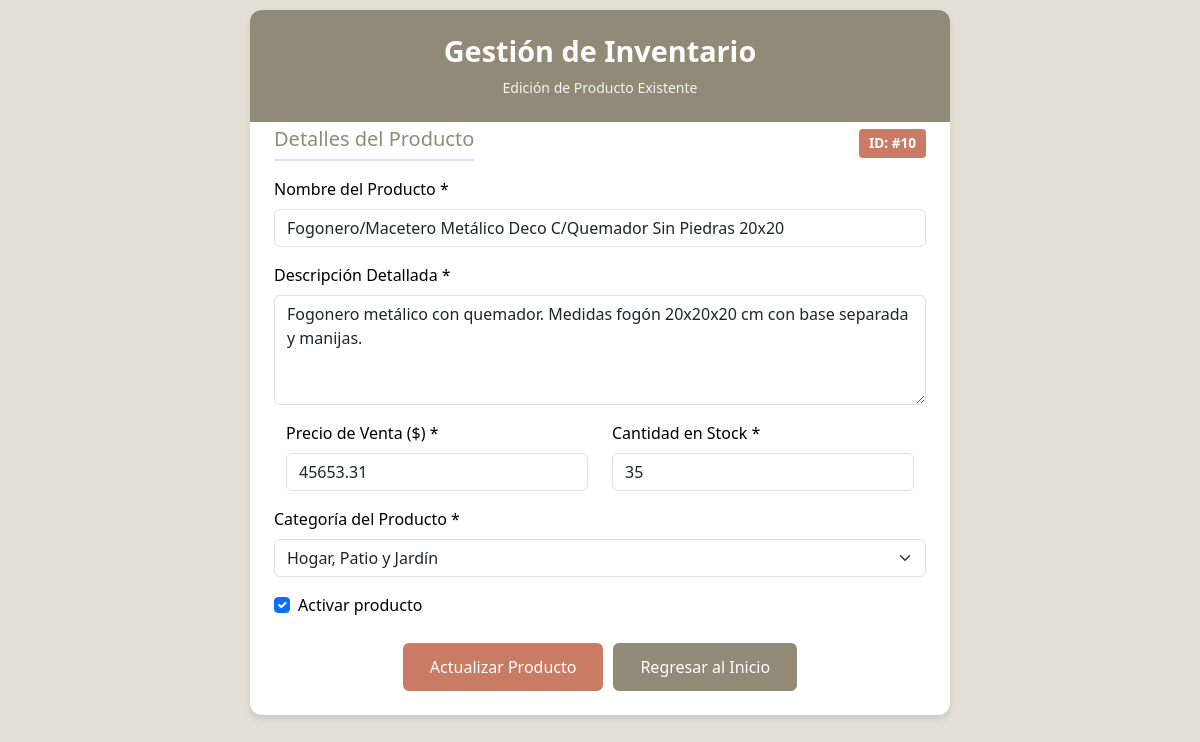
Page /editar.php?id=10 on the committed database.
### tables this page shows
CREATE TABLE productos (
  id_producto INT(11) UNSIGNED AUTO_INCREMENT PRIMARY KEY,
  titulo VARCHAR(150) NOT NULL,
  descripcion TEXT NOT NULL,
  precio DECIMAL(10,2) NOT NULL,
  stock INT(11) NOT NULL,
  categoria VARCHAR(100) NOT NULL,
  publicado BOOLEAN DEFAULT 1
);

### editar.php (the view, shortened to what this page needs)
<?php
$config = include 'config.php';
$host = $config['db']['host'];
$dbname = $config['db']['name'];
$user = $config['db']['user'];
$pass = $config['db']['pass'];
$options = $config['db']['options'];
$mensaje_resultado = '';
$tipo_alerta = '';
$producto = null;
if (!isset($_GET['id']) || empty($_GET['id'])) {
    $mensaje_resultado = 'ID de producto no válido';
    $tipo_alerta = 'danger';
    $mostrar_resultado = true;
} else {
    $id = $_GET['id'];
    try {
        $dsn = "mysql:host=$host;dbname=$dbname";
        $conexion = new PDO($dsn, $user, $pass, $options);
        $consultaSQL = "SELECT * FROM productos WHERE id_producto = :id";
        $sentencia = $conexion->prepare($consultaSQL);
        $sentencia->bindParam(':id', $id, PDO::PARAM_INT);
        $sentencia->execute();
        $producto = $sentencia->fetch(PDO::FETCH_ASSOC);
    } catch(PDOException $excepcion) {
        $mensaje_resultado = 'Error de conexión: ' . $excepcion->getMessage();
        $tipo_alerta = 'danger';
        $mostrar_resultado = true;
    }
}
?>
<!DOCTYPE html>
<html lang="es">
<head>
    <link href="https://cdnjs.cloudflare.com/ajax/libs/bootstrap/5.3.0/css/bootstrap.min.css" rel="stylesheet">
</head>
<body>
    <?php if ($tipo_alerta === 'danger' && !$producto): ?>
    <div class="container-fluid">
        <div class="contenedor-formulario">
            <div class="tarjeta-producto">
                <div class="cabecera-tarjeta">
                    <h3>Error de Acceso</h3>
                    <small>No se pudo cargar el producto</small>
                </div>
                <div class="cuerpo-tarjeta text-center">
                    <p><?= $mensaje_resultado ?></p>
                    <a href="index.php" class="boton-regresar">Regresar al Listado</a>
                </div>
            </div>
        </div>
    </div>
    <?php else: ?>
    <div class="container-fluid">
        <div class="contenedor-formulario">
            <div class="tarjeta-producto">
                <div class="cabecera-tarjeta">
                    <h3>Gestión de Inventario</h3>
                    <small>Edición de Producto Existente</small>
                </div>
                <?php if ($producto): ?>
                <div class="cuerpo-tarjeta">
                    <form method="post" action="">
                        <div class="seccion-datos">
                            <div class="d-flex justify-content-between align-items-center mb-3">
                                <h6 class="titulo-seccion m-0">Detalles del Producto</h6>
                                <?php if ($producto): ?>
                                <span style="background-color: #C97B63; color: white; padding: 4px 10px; border-radius: 4px; font-size: 0.85rem; font-weight: bold;">
                                    ID: #<?= $producto['id_producto'] ?>
                                </span>
                                <?php endif; ?>
                            </div>
                            <div class="mb-3">
                                <label for="titulo" class="form-label">Nombre del Producto *</label>
                                <input type="text" class="form-control" id="titulo" name="titulo" placeholder="Ingrese el nombre del producto" value="<?= htmlspecialchars($producto['titulo']) ?>" required>
                            </div>
                            <div class="mb-3">
                                <label for="descripcion" class="form-label">Descripción Detallada *</label>
                                <textarea class="form-control" id="descripcion" name="descripcion" rows="4" placeholder="Proporcione una descripción completa del producto..." required><?= htmlspecialchars($producto['descripcion']) ?></textarea>
                            </div>
                            <div class="row">
                                <div class="col-12 col-sm-6 mb-3">
                                    <label for="precio" class="form-label">Precio de Venta ($) *</label>
                                    <input type="number" class="form-control" id="precio" name="precio" step="0.01" min="0" placeholder="0.00" value="<?= number_format($producto['precio'], 2, '.', '') ?>" required>
                                </div>
                                <div class="col-12 col-sm-6 mb-3">
                                    <label for="stock" class="form-label">Cantidad en Stock *</label>
                                    <input type="number" class="form-control" id="stock" name="stock" min="0" placeholder="0" value="<?= $producto['stock'] ?>" required>
                                </div>
                            </div>
                            <div class="mb-3">
                                <label for="categoria" class="form-label">Categoría del Producto *</label>
                                <select class="form-select" id="categoria" name="categoria" required>
                                    <?php
                                    $categorias = [ 'Hogar, Muebles y Jardín', 'Hogar, Patio y Jardín', 'Joyas y Relojes', 'Souvenirs, Cotillón y Fiestas', 'Electrónicos', 'Ropa y Accesorios', 'Deportes y Fitness', 'Libros y Revistas' ];
                                    foreach ($categorias as $cat): ?>
                                        <option value="<?= htmlspecialchars($cat) ?>"
                                                <?= $producto['categoria'] === $cat ? 'selected' : '' ?>>
                                            <?= htmlspecialchars($cat) ?>
                                        </option>
                                    <?php endforeach; ?>
                                </select>
                            </div>
                            <div class="mb-3">
                                <div class="form-check">
                                    <input class="form-check-input" type="checkbox" id="publicado" name="publicado" <?= $producto['publicado'] ? 'checked' : '' ?>>
                                    <label class="form-check-label" for="publicado"> Activar producto </label>
                                </div>
                            </div>
                        </div>
                        <div class="text-center botones-container">
                            <button type="submit" name="actualizar_producto" class="boton-registrar">Actualizar Producto</button>
                            <a href="index.php" class="boton-regresar">Regresar al Inicio</a>
                        </div>
                    </form>
                </div>
                <?php endif; ?>
            </div>
        </div>
    </div>
    <?php endif; ?>
</body>
</html>

### editar.php (style rules this page uses)
* { box-sizing: border-box; }
body { background-color: #e3e1d5; color: black; margin: 0; padding: 0; overflow-x: hidden; }
.contenedor-formulario { min-height: 100vh; display: flex; justify-content: center; align-items: flex-start; padding: 10px 20px; width: 100%; }
.tarjeta-producto { max-width: 700px; width: 100%; border: none; border-radius: 12px; overflow: hidden; margin: 0 auto; box-shadow: 0 4px 6px rgba(0,0,0,0.1); }
.cabecera-tarjeta { background-color: #908A77; color: #FFFFFF; text-align: center; padding: 1.5rem; }
.cabecera-tarjeta h3 { margin: 0; font-size: 1.8rem; font-weight: bold; }
.cabecera-tarjeta small { display: block; margin-top: 0.5rem; opacity: 0.9; }
.cuerpo-tarjeta { background-color: #FFFFFF; padding: 5px 1.5rem 1.5rem 1.5rem; }
.titulo-seccion { color: #908A77; font-size: 20px; margin-bottom: 1rem; margin-top: 0.5rem; border-bottom: 2px solid #e3e1d5; padding-bottom: 0.5rem; }
.boton-registrar { background-color: #C97B63; color: #FFFFFF; border: 2px solid #C97B63; padding: 10px 25px; border-radius: 6px; font-weight: 500; margin-top: 10px; min-width: 160px; }
.boton-regresar { background-color: #908A77; color: #FFFFFF; border: 2px solid #908A77; padding: 10px 25px; border-radius: 6px; font-weight: 500; margin-top: 10px; min-width: 160px; text-decoration: none; text-align: center; display: inline-block; }
.form-control, .form-select { width: 100%; max-width: 100%; }
.botones-container { display: flex; flex-direction: row; align-items: center; justify-content: center; gap: 10px; }
.row { margin-left: 0; margin-right: 0; }
.col-12, .col-sm-6 { padding-left: 0.75rem; padding-right: 0.75rem; }

### rows in the picture
productos: id_producto "10", titulo "Fogonero/Macetero Metálico Deco C/Quemador Sin Piedras 20x20", descripcion "Fogonero metálico con quemador. Medidas fogón 20x20x20 cm con base separada y manijas.", precio "45653.31", stock "35", categoria "Hogar, Patio y Jardín", publicado "☑"
